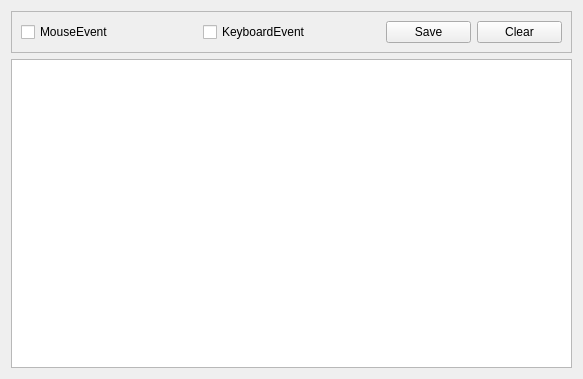
<?xml version="1.0" encoding="UTF-8"?>
<ui version="4.0">
 <class>DeviceInputTabCtrl</class>
 <widget class="QWidget" name="DeviceInputTabCtrl">
  <property name="geometry">
   <rect>
    <x>0</x>
    <y>0</y>
    <width>583</width>
    <height>379</height>
   </rect>
  </property>
  <property name="windowTitle">
   <string>Form</string>
  </property>
  <layout class="QVBoxLayout" name="verticalLayout_2">
   <item>
    <layout class="QVBoxLayout" name="verticalLayout">
     <item>
      <widget class="QFrame" name="frame">
       <property name="frameShape">
        <enum>QFrame::StyledPanel</enum>
       </property>
       <property name="frameShadow">
        <enum>QFrame::Raised</enum>
       </property>
       <layout class="QHBoxLayout" name="horizontalLayout_2">
        <item>
         <widget class="QCheckBox" name="MouseCheck">
          <property name="text">
           <string>MouseEvent</string>
          </property>
         </widget>
        </item>
        <item>
         <widget class="QCheckBox" name="KeyboardCeck">
          <property name="text">
           <string>KeyboardEvent</string>
          </property>
         </widget>
        </item>
        <item>
         <layout class="QHBoxLayout" name="horizontalLayout">
          <item>
           <widget class="QPushButton" name="SaveButton">
            <property name="text">
             <string>Save</string>
            </property>
           </widget>
          </item>
          <item>
           <widget class="QPushButton" name="ClearButton">
            <property name="text">
             <string>Clear</string>
            </property>
           </widget>
          </item>
         </layout>
        </item>
       </layout>
      </widget>
     </item>
     <item>
      <widget class="QTextBrowser" name="logBrowser"/>
     </item>
    </layout>
   </item>
  </layout>
 </widget>
 <resources/>
 <connections/>
</ui>
